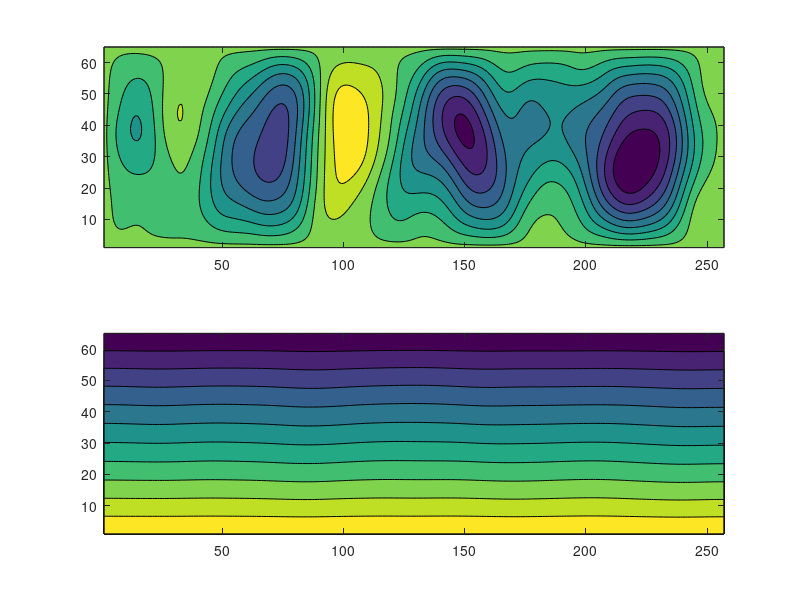

Source code (MATLAB):
i = load('T_initial.dat');
f = load('T_final.dat');
i = i';
f = f';
phi = load('phi.dat');
phi = phi';

figure(1)
h1 = subplot(2,1,1)
contourf(phi)
h2 = subplot(2,1,2)
contourf(f)
%title(h1,'Final Stream Function (Ra=1e5; k=1; total_time=0.1; err=1e-3)')
%title(h2,'T Final (Ra=1e5; k=1; total_time=0.1; err=1e-3)')

%quiver(X,Y,vx',vy')

